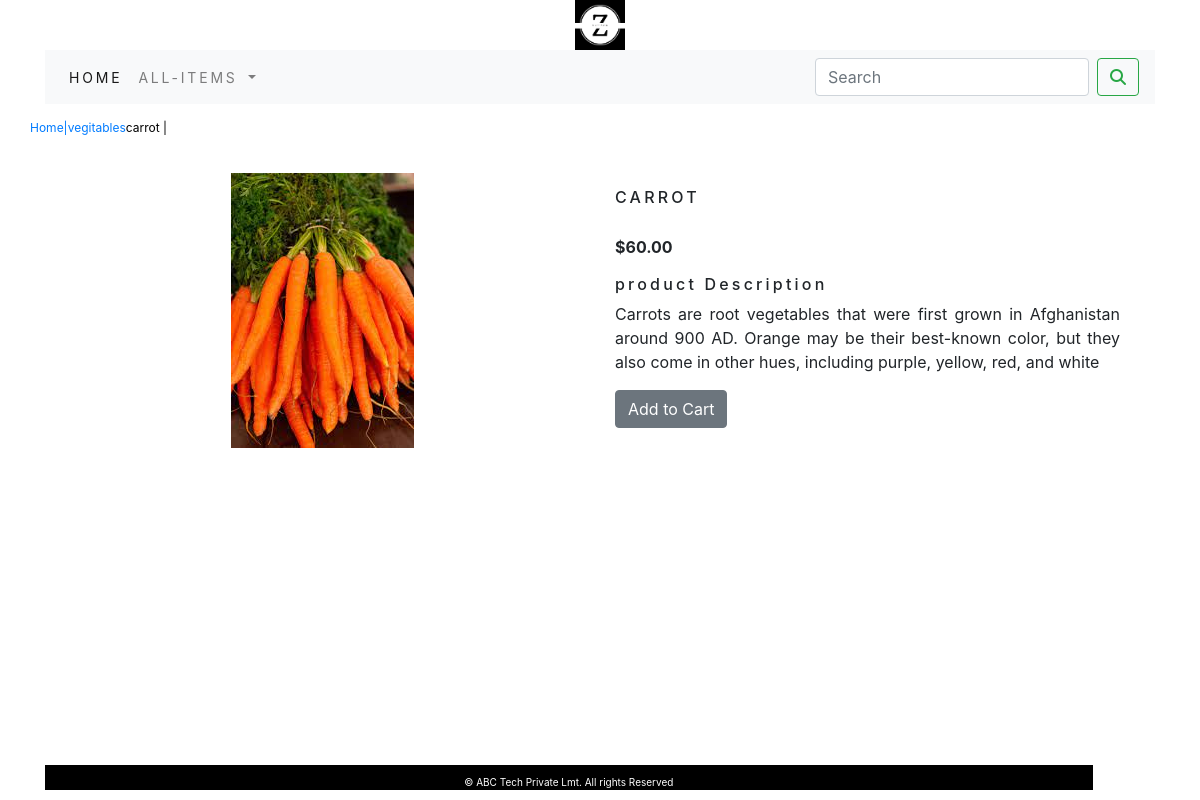
The page /shop/vegitables/carrot/ on the database its author committed.
### shopapp/models.py (models this page shows, shortened)
class Product(models.Model):
    name=models.CharField(max_length=250,unique=True)
    slug=models.SlugField(max_length=250,unique=True)
    description=models.TextField(blank=True)
    Price=models.DecimalField(max_digits=10,decimal_places=2)
    category=models.ForeignKey(Category, on_delete=models.CASCADE)
    image=models.ImageField(upload_to='Product')
    stock=models.IntegerField()
    available=models.BooleanField(default=True)
    created=models.DateTimeField(auto_now_add=True)
    updated=models.DateTimeField(auto_now=True)
    class Meta:
        ordering = ['name']
        verbose_name = 'product'
        verbose_name_plural = 'products'

class Category(models.Model):
    name = models.CharField(max_length=250, unique=True)
    slug = models.SlugField(max_length=250, unique=True)
    description = models.TextField(blank=True)
    image = models.ImageField(upload_to='Category',blank=True)
    class Meta:
        ordering = ['name']
        verbose_name = 'category'
        verbose_name_plural = 'Categories'
    def get_url(self):
        return reverse('shopapp:Product_by_category',args=[self.slug])
    def __str__(self):
        return '{}'.format(self.name)

### shopapp/views.py (the view)
# urls.py: path('<slug:c_slug>/<slug:product_slug>/',views.prodetail, name='prodetail')
def prodetail(request,c_slug,product_slug):
        product=Product.objects.get(category__slug=c_slug,slug=product_slug)
        return render(request,'product.html',{'product':product})

### cartapp/context_processor.py (called while the page is built)
def counter(request):
    item_count=0
    if 'admin' in request.path:
        return {}
    else:
         try:
             cart=Cart.objects.filter(cart_id=cart_id(request))
             cart_item=CartItem.objects.all().filter(cart=cart[:1])
             for i in cart_item:
                 item_count += i.quandity
         except Cart.DoesNotExist:
             item_count=0
    return dict(item_count=item_count)

### cartapp/views.py (called while the page is built)
def cart_id(request):
    cart = request.session.session_key
    if not cart:
        cart=request.session.create()
    return cart

### shopapp/context_processor.py (called while the page is built)
def menu_links(request):
    links=Category.objects.all()
    return dict(links=links)

### templates/product.html (shortened to what this page needs)
{% extends 'base.html' %}
{% load static %}
{% block body %}
<div class="row my_prod">
    <div class="mx_auto">
        <p>
            <a href="{% url 'shopapp:allProdCat' %}">Home|<a href="{{product.category.get_url}}">{{product.category}}</a>{{product.name}} </a>|
        </p>
    </div>
</div>
<div class="container">
    <div class="row">
        <div class="col-12 col sm-12 col-md-12 col-lg-6 text-center" style="min-width:18rem;">
            <img src="{{product.image.url}}" alt="{{product.name}}">
        </div>
            <div class="col-12 col-sm-12 col-md-12 col-lg-6">
                <h1 class="my_prod_title">{{product.name}}</h1>
                <p><b>${{product.Price}}</b></p>
                <h3 class="my_title">product Description</h3>
                <p class="text-justify my_prod_text">{{product.description}}</p>
                {% if product.stock <= 0 %}
                <h4 class="text-justify my_prod_text">Out Of Stock</h4>
                {% else %}
                <a class="btn btn-secondary" href="{% url 'cartapp:add_cart' product.id %}"> Add to Cart </a>
                {% endif %}
            </div>
    </div>
</div>
{% endblock %}

### static/custom.css (style rules this page uses)
.my_title { font-size:16px; text_transform:uppercase; letter-spacing:.2em; }
.my_prod { padding-top:15px; padding-bottom:20px; }
.my_prod .mx_auto { color:black; font-size:12px; text_decoration:None; }
.my_prod_title { font-size:16px; text-transform:uppercase; letter-spacing:.2em; padding-top:15px; padding-bottom:20px; }
.my_prod_text { padding-right:20px; }

### rows shown on the page
Product: category "vegitables", name "carrot", image (picture), name "CARROT", Price "60.00", description "Carrots are root vegetables that were first grown in Afghanistan around 900 AD. Orange may be their best-known color, but they also come in other hues, including purple, yellow, red, and white"
